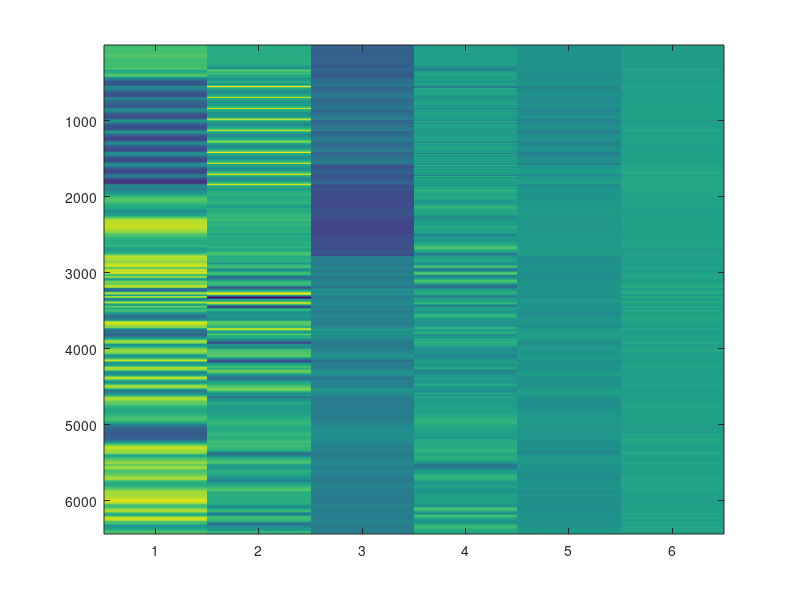

This figure's MATLAB source:
good = csvread('data2.csv');
bad = csvread('false.csv');
good = good(:, 2:7);
good = good ./ norm(good);
bad = bad(:, 2:7) ./ norm(bad);

all = [good; bad];

[coeff1, eigValueDiag1] = princomp(all);

close all
figure;

imagesc(all * coeff1);

